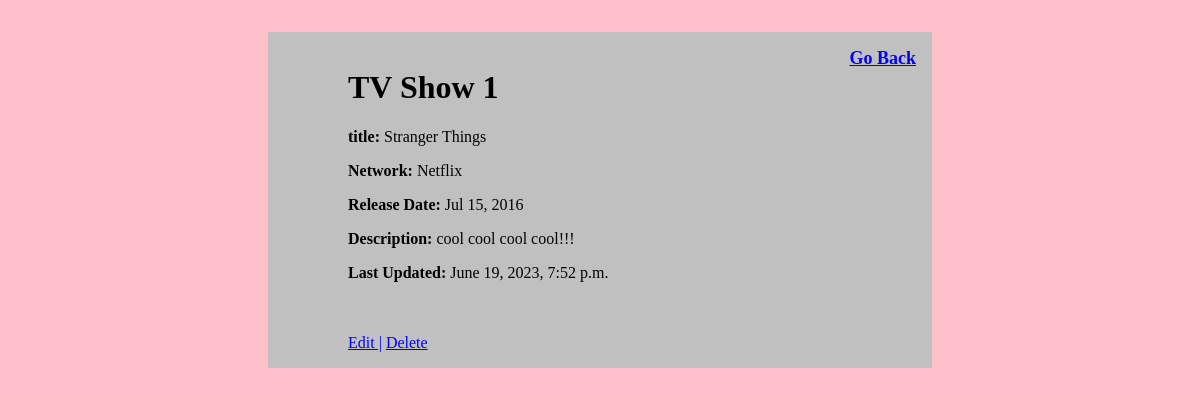
Page /shows/1 on the committed database.
### TV_app/models.py (models this page shows)
class Show(models.Model):
    title = models.CharField(max_length=255)
    network = models.CharField(max_length=45)
    desc = models.TextField(default="cool film")
    release_date = models.DateTimeField(null=True)
    created_at = models.DateTimeField(auto_now_add=True)
    updated_at = models.DateTimeField(auto_now=True)
    objects = ShowManager()

### TV_app/views.py (the view)
# urls.py: path('shows/<show_id>', views.showdetails),
def showdetails(request, show_id):
    show = Show.objects.get(id = int(show_id))
    all_shows = Show.objects.all()
    context = {
        'show':show,
        'all_shows':all_shows
    }
    return render(request, 'show_details.html', context)

### TV_app/templates/show_details.html (shortened to what this page needs)
<!DOCTYPE html>
<html lang="en">
<head>
    {% load static %}
    <link rel="stylesheet" href="{% static 'css/TVstyle.css' %}">
</head>
<body>
    <div class="container">
        <a href="/shows" class="right">Go Back</a>
        <h1>TV Show {{ show.id }}</h1>
        <p><b>title:</b> {{ show.title }}</p>
        <p><b>Network:</b> {{ show.network }}</p>
        <p><b>Release Date:</b> {{ show.release_date|date:"M d, Y" }}</p>
        <p><b>Description:</b> {{ show.desc }}</p>
        <p><b>Last Updated:</b> {{ show.updated_at }}</p>
        <br>
        <br>
        <a href="/shows/{{show.id}}/edit">Edit |</a>
        <a href="/delete/{{show.id}}">Delete</a>
    </div>
</body>
</html>

### TV_app/static/css/TVstyle.css (style rules this page uses)
body { padding: 1.5em; background-color:pink; }
.container { width: 50%; margin: 0 auto; padding: 1em; padding-left: 5em; background-color: silver; }
.right { float: right; font-size: large; font-weight:bold; }
a { color: blue; }

### rows in the picture
Show: id "1", title "Stranger Things", network "Netflix", release_date "Jul 15, 2016", desc "cool cool cool cool!!!", updated_at "June 19, 2023, 7:52 p.m."
